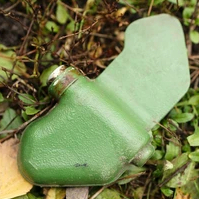
#> input picture wideScan/all_pictures/cropped_reference_mine.jpg, 199 x 199 px
$ python textureMatching.py
#> lines starting #> are read from the running program, lines starting #| are printed output that depends on the picture
import cv2
import numpy as np
import numpy.typing as npt
from skimage.feature import local_binary_pattern
from scipy.spatial.distance import euclidean
import os

def main():
    # load in the test pictures we have
    files: list[str] = ['../all_pictures/Test_Mine_Pictures/original_d5f4aee4-ca6a-44cc-9636-234089c94a52_PXL_20251006_231255410.jpg',
            '../all_pictures/Test_Mine_Pictures/PXL_20251006_231439727.MP.jpg',
            '../all_pictures/Test_Mine_Pictures/PXL_20251006_231443070.jpg',
            '../all_pictures/Test_Mine_Pictures/PXL_20251006_231446447.MP.jpg',
            '../all_pictures/Test_Mine_Pictures/PXL_20251006_231458855.jpg',
            ]
    ref_pic_path: str = '../all_pictures/cropped_reference_mine.jpg'
    #get our reference picture and histogram ready
    ref_pic: npt.NDArray[np.uint8] = cv2.imread(ref_pic_path) # picture
#> ref_pic is the input picture: shape (199, 199, 3); mean B, G, R 85.4, 131.6, 121.6
    ref_pic = cv2.cvtColor(ref_pic,cv2.COLOR_BGR2GRAY) # needs to be greyscale
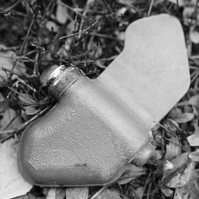
#> ref_pic: shape (199, 199); min 1, max 254, mean 123.4
    ref_pic_hist: npt.NDArray[np.float64] = get_lbp_hist(ref_pic) # this is what we'll actually use in our comparisons
    #try all the different pictures we have
    file: str
    for file in files:
        '''print()'''
        # get our image
        img: npt.NDArray[np.uint8] = cv2.imread(file)
        '''print(img.shape)'''
        # make some copies that we can draw on
        copy: npt.NDArray[np.uint8] = img # where I'll draw all boxes that are picked up
        finalCopy: npt.NDArray[np.uint8] = img # where I'll draw the boxes that pass
        gray: npt.NDArray[np.uint8] = cv2.cvtColor(img, cv2.COLOR_BGR2GRAY)
        # do some edge detection
        edge: npt.NDArray[np.uint8] = cv2.Canny(gray,100,200)
        #thicken the lines
        kernel: npt.NDArray[np.uint8] = np.ones((2, 2), np.uint8)
        thickerLines: npt.NDArray[np.uint8] = cv2.dilate(edge,kernel,iterations=1)
        #median blur after
        blurAfter: npt.NDArray[np.uint8] = cv2.medianBlur(thickerLines,7)
        #          ADD BOUNDING BOXES
        contours: tuple[npt.NDArray[np.int32]]
        contours , _ = cv2.findContours(blurAfter, cv2.RETR_TREE, cv2.CHAIN_APPROX_SIMPLE)
        # keep track of how many boxes we're picking up
        num: int = 0
        #go through all of the contours and see if any of them are mine-like
        contour: npt.NDArray[np.int32]
        for contour in contours:
            x: int
            y: int
            w: int
            h: int
            x,y,w,h = cv2.boundingRect(contour)
            if((w <= (0.25 * img.shape[1])) and (h <= (0.25 * img.shape[0])) and ((w*h) > 10000)):
                #show all of the boxes in the normal copy
                num += 1
                text: str = f"Box {num}"
                cv2.putText(copy,text,(x,y), cv2.FONT_HERSHEY_COMPLEX, 2, (0,0,255), 2, cv2.LINE_AA)
                cv2.rectangle(copy, (x, y), (x + w, y + h), (0, 0, 255), 5)

                '''print(f'Box{num}: x,y,w,h ={x},{y},{w},{h}')'''
                #get a cropped image of just the bounding rectangle
                cropped: npt.NDArray[np.uint8] | None = img
                if(cropped is None):
                    print('issue with the image')
                else:
                    cropped = cropped[y:(y+h),x:(x+w)]
                    #make it greyscale
                    cropped = cv2.cvtColor(cropped,cv2.COLOR_BGR2GRAY)
                    cropped = cv2.equalizeHist(cropped)
                    #get the box's lbp histogram
                    cropped_hist: npt.NDArray[np.float64] = get_lbp_hist(cropped)
                    #get the box's similarity to our sample image
                    comparison: float = compare_textures(cropped_hist,ref_pic_hist,method='euclidean')#bhattacharyya is current best
                    print(f'Box {num} rating: {comparison}')
                    print()
        newSize = (int((img.shape[1])*0.3),int((img.shape[0])*0.3))
        copy = cv2.resize(copy, newSize, interpolation=cv2.INTER_LINEAR)
        finalCopy = cv2.resize(finalCopy, newSize, interpolation=cv2.INTER_LINEAR)
        cv2.imshow('All boxes',copy)
        #cv2.imshow('w/ texture matching',finalCopy)
        while(True):
            # Check for a key press
            key = cv2.waitKey(1) & 0xFF
            # If 'q' is pressed, break the loop
            if key == ord('q'):
                break
        cv2.destroyAllWindows()
        os.system('clear')

def get_lbp_hist(image):
    r = 2
    p = 16*r
    #find the lbp first
    lbp = local_binary_pattern(image,P=p,R=r,method='uniform')
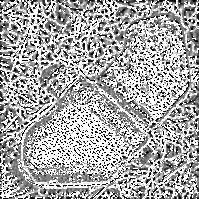
#> lbp: shape (199, 199) float64; min 0, max 33, mean 21.7; drawn with min black and max white

    # this can be tweaked to +2, +1, or +0
    n_bins = 8 + 2

    # the actual function
    hist, _ = np.histogram(lbp.ravel(),bins= n_bins, range= (0,n_bins),density= True)
#> hist = [0.287, 0.0965, 0.0716, 0.0782, 0.0766, 0.0678, 0.0619, 0.059, 0.0578, 0.143]

    return hist

def compare_textures(hist1,hist2, method = 'euclidean'):
    # these are just a bunch of different ways of comparing histograms
    # the best options for our use case are euclidean, bhattacharyya, or intersection
    if(method == 'euclidean'):
        return 100*(euclidean(hist1,hist2))
    if(method == 'correlation'):
        return np.corrcoef(hist1,hist2)[0,1]
    if(method == 'bhattacharyya'):
        return 100*(-np.log(np.sum(np.sqrt(hist1 * hist2)) + 1e-10))
    if(method == 'intersection'):
        return 100*(1 - np.sum(np.minimum(hist1, hist2)))
    if(method == 'chi_squared'):
        return 0.5 * np.sum((hist1 - hist2)**2 / (hist1 + hist2 + 1e-10))
main()
#> in main, `ref_pic_hist: npt.NDArray[np.float64] = get_lbp_hist(ref_pic) # this i..`: ref_pic_hist has the same summary as hist in get_lbp_hist
#> (the run stopped early here; a loop or call above may not have finished)

$ run again, with wideScan/all_pictures/reference_mine.jpg copied over wideScan/all_pictures/cropped_reference_mine.jpg
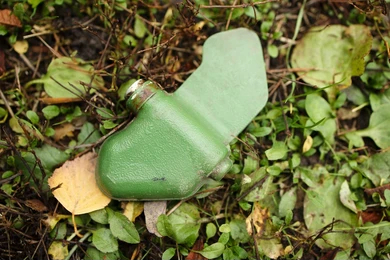
#> input picture wideScan/all_pictures/reference_mine.jpg, 390 x 260 px
#> in main, ref_pic is the input picture: shape (260, 390, 3); mean B, G, R 63.5, 111.7, 108.7
#> in main, `ref_pic = cv2.cvtColor(ref_pic,cv2.COLOR_BGR2GRAY)`:
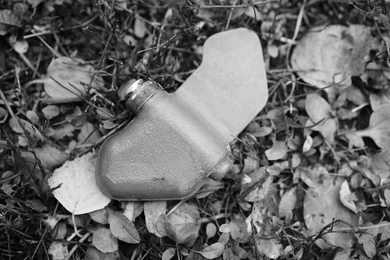
#> ref_pic: shape (260, 390); min 0, max 254, mean 105.3
#> in get_lbp_hist, `lbp = local_binary_pattern(image,P=p,R=r,method='uniform')`:
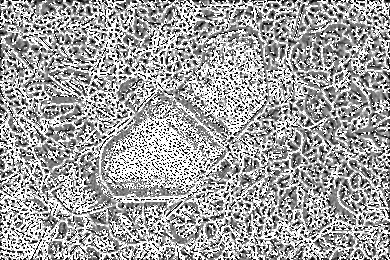
#> lbp: shape (260, 390) float64; min 0, max 33, mean 21; drawn with min black and max white
#> hist = [0.257, 0.0814, 0.0651, 0.0746, 0.0774, 0.0733, 0.0687, 0.0692, 0.0717, 0.162]
#> ref_pic_hist has the same summary as hist in get_lbp_hist
